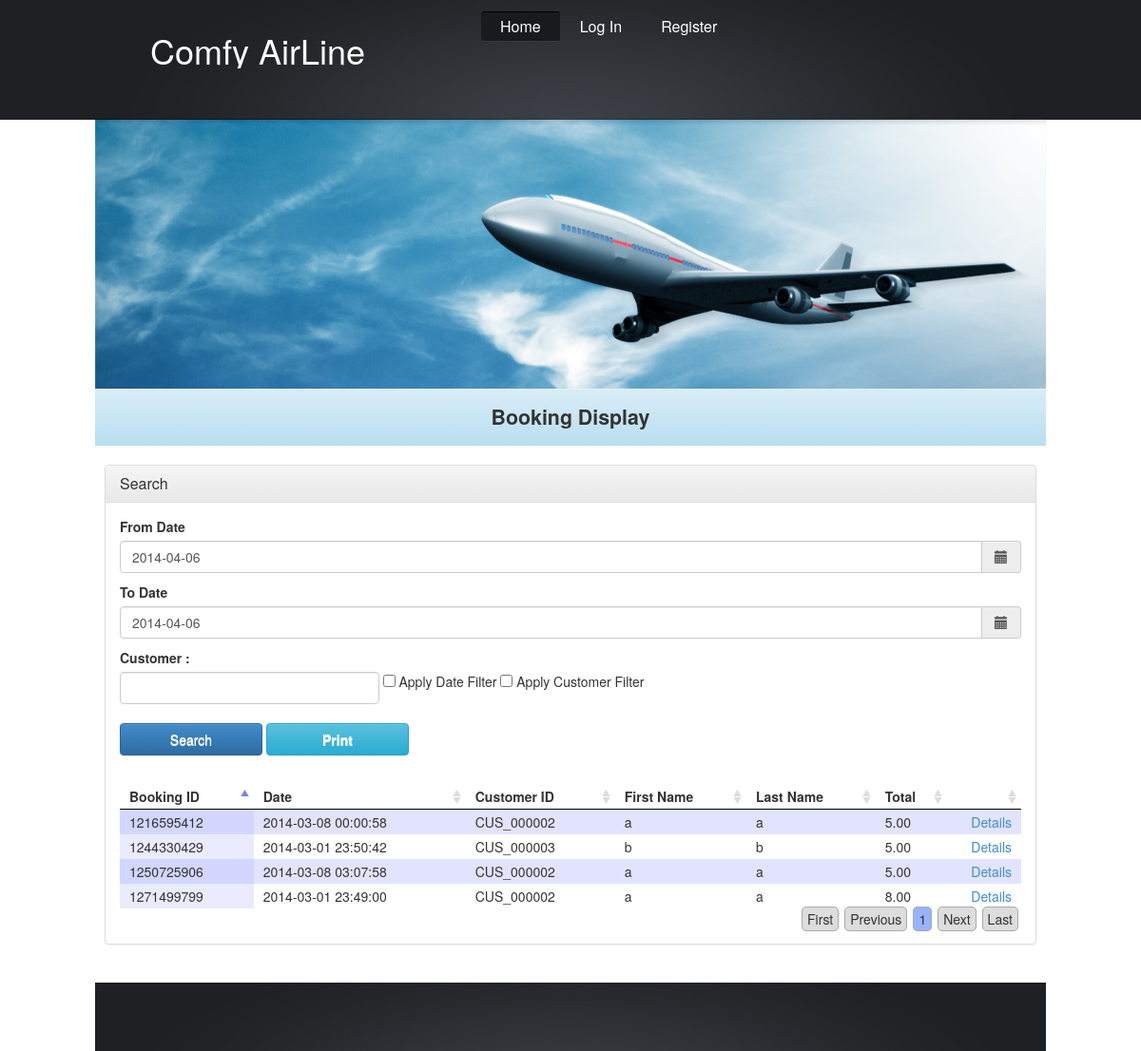
Before: /booking-display.php with the older database file.
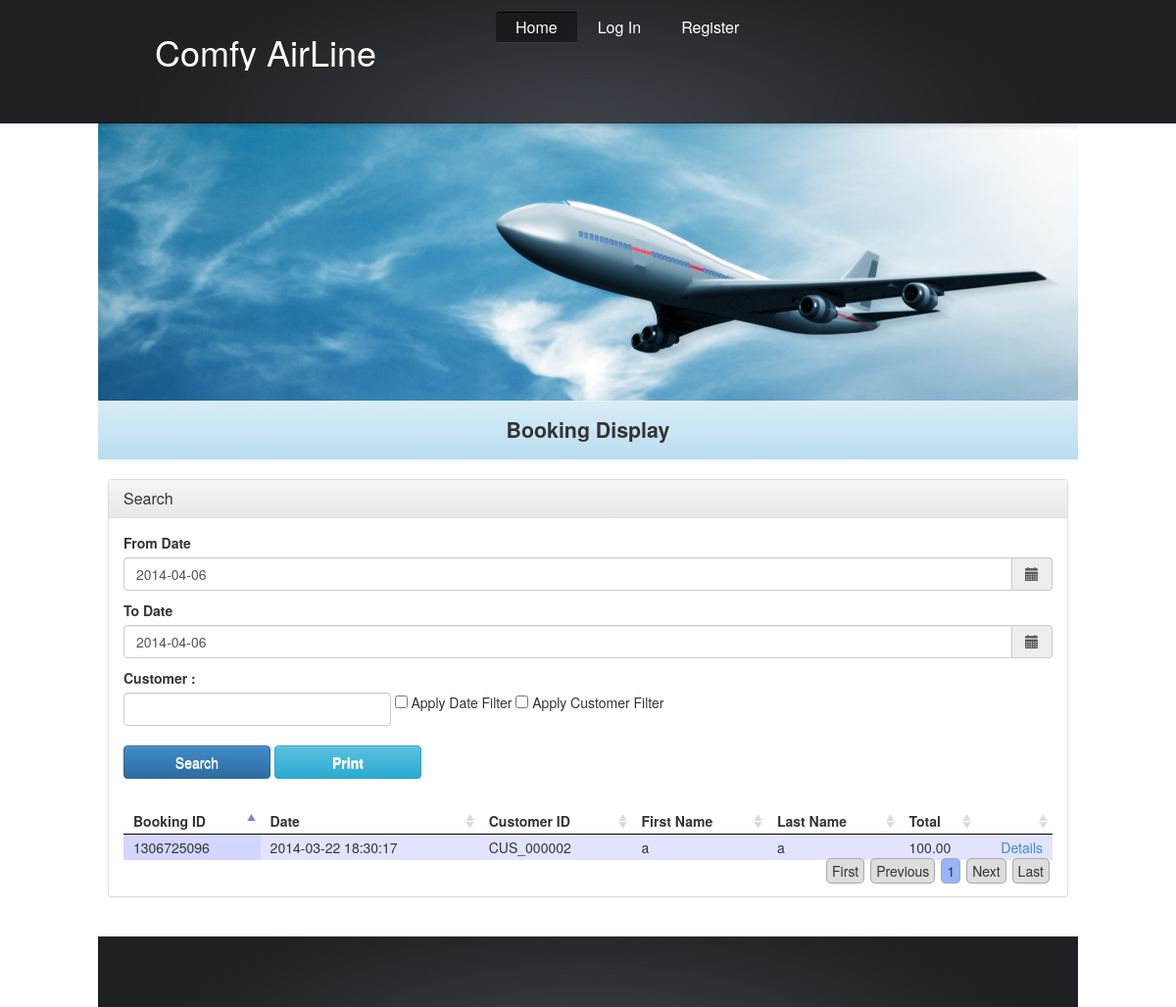
After: the same page with the newer database file.
### tables this page shows
CREATE TABLE IF NOT EXISTS `bookings` (
  `booking_id` varchar(15) NOT NULL,
  `bookingdate` datetime NOT NULL,
  `customer_id` varchar(15) NOT NULL,
  `total` decimal(10,2) NOT NULL,
  `status` int(1) DEFAULT NULL,
  PRIMARY KEY (`booking_id`)
);

CREATE TABLE IF NOT EXISTS `customers` (
  `customer_id` varchar(15) NOT NULL,
  `firstname` varchar(30) NOT NULL,
  `lastname` varchar(30) NOT NULL,
  `gender` char(1) NOT NULL,
  `DOB` datetime NOT NULL,
  `nrc_no` varchar(30) NOT NULL,
  `phone_no` varchar(30) NOT NULL,
  `street` varchar(255) NOT NULL,
  `city` varchar(255) NOT NULL,
  `country` varchar(255) NOT NULL,
  `post_code` varchar(10) NOT NULL,
  PRIMARY KEY (`customer_id`)
);

### includes/includefiles.php (called while the page is built, shortened)
<?php
require_once("includes/loginFunction.php");
$objLogIn = new logIn;
$isLoggedIn = $objLogIn->isLoggedIn();
?>

### includes/loginFunction.php (called while the page is built, shortened)
<?php
class logIn {
    function isLoggedIn($role=null) {
        if (!isset($_SESSION['user']))
            return false;
        return true;
    }
}
?>

### includes/bookingHelper.php (called while the page is built, shortened)
<?php
class bookingHelper{
    public static function getBooking($fromDate=null,$toDate=null,$customer=null){
        $filter='';
        $sql = "SELECT bookings.*,customers.* " .
                "FROM bookings " .
                "INNER JOIN customers " .
                "ON bookings.customer_id=customers.customer_id " .
                $filter .
                "ORDER BY bookings.bookingdate DESC";
        $result = mysql_query($sql) or die(mysql_error());
        $output=array();
        while ($row = mysql_fetch_array($result)){
            $output[]=array(
                'booking_id'=>$row['booking_id'],
                'bookingdate'=>$row['bookingdate'],
                'customer_id'=>$row['customer_id'],
                'firstname'=>$row['firstname'],
                'lastname'=>$row['lastname'],
                'total'=>$row['total'],
            );
        }
        return $output;
    }
}
?>

### booking-display.php (the view, shortened to what this page needs)
<?php include('includes/includefiles.php'); ?>
<?php $pageTitle = "Booking Display"; ?>
<?php include('includes/header.php'); ?>
<?php require_once ('includes/bookingHelper.php'); ?>
<link href="css/jquery.dataTables.css" rel="stylesheet" type="text/css" />
<?php
$customer = null;
$fromDate = null;
$toDate = null;
if (isset($_POST['submitted'])) {
    if (isset($_POST['chkCustomerFilter'])) {
        if (isset($_POST['customer'])) {
            $customer = $_POST['customer'];
        }
    }
    if (isset($_POST['chkDateFilter'])) {
        $fromDate = $_POST['fromDate'];
        $toDate = $_POST['toDate'];
    }
    $bookingData = bookingHelper::getBooking($fromDate, $toDate, $customer);
} else {
    $bookingData = bookingHelper::getBooking();
}
?>
<div class="panel panel-default my-search-panel">
    <div class="panel-heading">
        <h3 class="panel-title">Search</h3>
    </div>
    <div class="panel-body">
        <form class="form-inline" id="search" name="search" action="booking-display.php" method="post" role="form" >
            <div class="form-group">
                <label class="" for="">From Date</label>
                <div class='input-group date' id='datetimepicker1'>
                    <input type='text' id="fromDate" name="fromDate" class="form-control" data-format="YYYY-MM-DD" value="<?php echo (isset($fromDate)) ? $fromDate : date('Y-m-d', time()); ?>"/>
                    <span class="input-group-addon"><span class="glyphicon glyphicon-calendar"></span>
                    </span>
                </div>
            </div>
            <div class="form-group">
                <label class="" for="">To Date</label>
                <div class='input-group date' id='datetimepicker1'>
                    <input type='text' id="toDate" name="toDate" class="form-control" data-format="YYYY-MM-DD" value="<?php echo (isset($toDate)) ? $toDate : date('Y-m-d', time()); ?>"/>
                    <span class="input-group-addon"><span class="glyphicon glyphicon-calendar"></span>
                    </span>
                </div>
            </div>
            <div class="form-group">
                <label class="" for="exampleInputEmail2">Customer :</label>
                <input type="text" id="customer" name="customer" class="form-control" value="<?php echo (isset($_POST['chkCustomerFilter']) && isset($_POST['customer'])) ? $_POST['customer'] : "" ?>" maxlength="30"/>
            </div>
            <div class="checkbox">
                <label>
                    <input type="checkbox" id="chkDateFilter" name="chkDateFilter" <?php echo (isset($_POST['chkDateFilter'])) ? "checked" : "" ?>> Apply Date Filter
                </label>
                <label>
                    <input type="checkbox" id="chkCustomerFilter" name="chkCustomerFilter" <?php echo (isset($_POST['chkCustomerFilter'])) ? "checked" : "" ?>> Apply Customer Filter
                </label>
            </div>
            <div class="form-group btn-row">
                <button type="submit" name="submitted" class="btn btn-default btn-primary my-btn">Search</button>
                <?php
                $link = "print_bookingDisplay.php";
                ?>
                <a href="<?php echo $link; ?>" target="_blank" class="btn btn-default btn-info my-btn">Print</a>
            </div>
        </form>
        <br/>
        <table id="booking-table">
            <thead>
            <th>Booking ID</th>
            <th>Date</th>
            <th>Customer ID</th>
            <th>First Name</th>
            <th>Last Name</th>
            <th>Total</th>
            <th></th>
            </thead>
            <tbody>
                <?php foreach ($bookingData as $row) { ?>
                    <tr>
                        <td><?php echo $row['booking_id']; ?></td>
                        <td><?php echo $row['bookingdate']; ?></td>
                        <td><?php echo $row['customer_id']; ?></td>
                        <td><?php echo $row['firstname']; ?></td>
                        <td><?php echo $row['lastname']; ?></td>
                        <td><?php echo $row['total']; ?></td>
                        <td class="action-column"><a href="booking-detail-display.php?booking_id=<?php echo $row['booking_id']; ?>">Details</a></td>
                    </tr>
                <?php } ?>
            </tbody>
        </table>
    </div>
</div>
<?php include('includes/footer.php'); ?>

### includes/header.php (shortened to what this page needs)
<!DOCTYPE html>
<html lang="en">
    <head>
        <link rel="stylesheet" href="css/reset.css" type="text/css" media="all">
        <link rel="stylesheet" href="css/layout.css" type="text/css" media="all">
        <link rel="stylesheet" href="css/style.css" type="text/css" media="all">
        <link href="css/chosen.min.css" rel="stylesheet" type="text/css" />
        <link href="css/bootstrap.min.css" rel="stylesheet" type="text/css" />
        <link href="css/bootstrap-theme.min.css" rel="stylesheet" type="text/css" />
        <link href="css/custom-style.css" rel="stylesheet" type="text/css" />
        <link href="css/bootstrap-datetimepicker.min.css" rel="stylesheet" type="text/css" />
        <link rel="stylesheet" type="text/css" media="screen" href="css/bootstrap-datetimepicker.min.css" />
    </head>
    <body id="page1">
        <div class="body1">
            <div class="main">
                <header>
                    <div class="wrapper">
                        <h1><a href="index.php" id="logo">Comfy AirLine</a>
                        </h1>
                        <div class="right">
                            <nav>
                                <ul id="menu">
                                    <li id="menu_active"><a href="index.php">Home</a></li>
                                    <?php if ($isLoggedIn == false) { ?>
                                        <li><a href="login.php">Log In</a></li>
                                        <li><a href="register.php">Register</a></li>
                                    <?php } else { ?>
                                        <li><a href="logout.php">Log Out</a></li>
                                    <?php } ?>
                                </ul>
                            </nav>
                        </div>
                    </div>
                </header>
            </div>
        </div>
        <div class="main">
            <div id="banner">
            </div>
            <div class="main">
                <section id="content">
                    <article class="col2 pad_left1">
                        <?php if (isset($pageTitle)) { ?>
                            <div class="my-page-heading"><?php echo $pageTitle; ?></div>
                        <?php } ?>

### includes/footer.php (shortened to what this page needs)
</article>
</section>
</div>
<div class="body2">
    <div class="main">
        <footer>
        </footer>
    </div>
</div>
</body>
</html>

### css/layout.css (style rules this page uses)
.col1, .col2, .col3, .cols { float:left; }
.col2 { width:544px; }
#page1 h1 { padding-top:33px; }
#page1 #menu { padding-top:12px; }
#page1 header { height:126px; }
#page1 #banner { background:url(../images/bg_img.jpg) 0 0 no-repeat; height:283px; padding:38px 0 0 60px; }

### css/style.css (style rules this page uses)
article, aside, audio, canvas, command, datalist, details, embed, figcaption, figure, footer, header, hgroup, keygen, meter, nav, output, progress, section, source, video { display:block; }
.right { float:right; }
.wrapper { width:100%; overflow:hidden; }
body { background:#fff; border:0; font:14px Arial, Helvetica, sans-serif; color:#3c4046; line-height:20px; min-width:1000px; }
.main { margin:0 auto; width:1000px; }
.body1 { background:url(../images/bg_top.jpg) top center no-repeat #1e2023; }
.body2 { background:url(../images/bg_bot.jpg) top center no-repeat #1e2023; }
a { color:#1e749a; text-decoration:underline; outline:none; }
h1 { font-size:20px; font-weight:400; text-transform:uppercase; line-height:26px; color:#fff; float:left; padding:23px 0 0 58px; }
header { width:100%; overflow:hidden; height:106px; }
header .right { width:600px; }
#logo { display:block; background:url(../images/logo.jpg) 0 0 no-repeat; width:176px; height:39px; text-indent:-5000px; }
#menu { float:left; padding-top:8px; padding-left:5px; width:570px; }
#menu li { float:left; padding-left:1px; }
#menu li a { display:block; font-size:16px; text-transform:uppercase; color:#fff; text-decoration:none; line-height:30px; behavior:url(../js/PIE.htc); position:relative; padding:0 20px; margin:1px 0; }
#menu li a:hover, #menu #menu_active a { border-bottom:1px solid #373b40; border-top:1px solid #000; background:#191a1e; border-radius:3px; -moz-border-radius:3px; -webkit-border-radius:3px; margin:0; }
#banner { background:url(../images/bg_img2.jpg) 0 0 no-repeat; height:211px; padding:30px 0 0 60px; }
#content { width:100%; overflow:hidden; }
.pad_left1 { padding-left:50px; }
footer { padding:35px 0 0 0; height:72px; width:100%; overflow:hidden; font-size:12px; line-height:18px; color:#fff; text-align:center; }
a { outline:none; }

### css/custom-style.css (style rules this page uses)
.pad_left1 { padding: 0px 10px 20px 10px; }
a.btn, a.btn:link, a.btn:visited { color: #FFFFFF; font-weight:bold; }
.body1 .main .wrapper h1 { margin:0px; }
.col2 { width: 100%; }
.my-page-heading { background-image: linear-gradient(to bottom, #D9EDF7 0px, #B9DEF0 100%); background-repeat: repeat-x; box-shadow: 0 1px 0 rgba(255, 255, 255, 0.25) inset, 0 1px 2px rgba(0, 0, 0, 0.05); text-shadow: 0 1px 0 rgba(255, 255, 255, 0.2); padding: 15px; text-align: center; margin-bottom: 20px; margin-left: -10px; margin-right: -10px; font-weight:bold; font-size: 16pt; }
#menu li a { text-transform: none !important; }
#logo { background:none !important; text-indent: 0px !important; color:white; text-transform: none !important; width:auto; }
table .action-column { text-align:right; }

### booking-display.php (style rules this page uses)
.my-btn { width:150px; }
.form-inline .form-group { margin-bottom:10px; }
.btn-row { clear: both; margin-top: 10px; width: 100%; }

Changed rows visible on the page:
removed bookings: booking_id "1250725906", bookingdate "2014-03-08 03:07:58", customer.customer_id "CUS_000002", customer.firstname "a", customer.lastname "a", total "5.00"
removed bookings: booking_id "1216595412", bookingdate "2014-03-08 00:00:58", customer.customer_id "CUS_000002", customer.firstname "a", customer.lastname "a", total "5.00"
removed bookings: booking_id "1244330429", bookingdate "2014-03-01 23:50:42", customer.customer_id "CUS_000003", customer.firstname "b", customer.lastname "b", total "5.00"
removed bookings: booking_id "1271499799", bookingdate "2014-03-01 23:49:00", customer.customer_id "CUS_000002", customer.firstname "a", customer.lastname "a", total "8.00"
added bookings: booking_id "1306725096", bookingdate "2014-03-22 18:30:17", customer.customer_id "CUS_000002", customer.firstname "a", customer.lastname "a", total "100.00"
